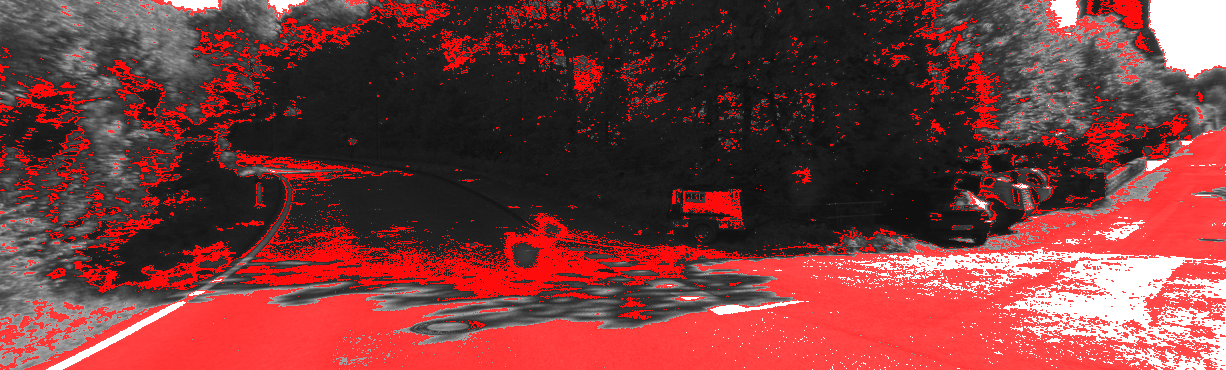
#> input picture results/bayes_road_09/overlay_000000.png, 1226 x 370 px; its folder holds 4 pictures in this run
$ jupyter execute --allow-errors 20231328.ipynb
#> lines starting #> are read from the running program, lines starting #| are printed output that depends on the picture
# 자율이동체시스템 중간고사 대체 과제

**학번:** 20231328
**이름:** 김수민
**사용 데이터:** KITTI Odometry Sequence 09

본 과제에서는 KITTI Odometry Sequence 09의 카메라 영상, calibration 파일, pose 파일을 이용하여 도로 영역 검출과 카메라 투영 과정을 확인하였다. 먼저 Bayesian 기반 도로 분류 코드를 Sequence 09의 grayscale 영상에 적용하여 도로 mask와 overlay 결과를 생성하였다. 이후 projection matrix의 의미를 정리하고, 실제 3D 점을 이미지 좌표로 투영하여 카메라 모델의 특성을 확인하였다. 또한 pose 데이터를 이용하여 차량 궤적을 시각화하고, Bayesian mask에서 얻은 선분 후보와 실패 구간을 분석하였다.

## 목차
0. Bayesian 기반 도로 영역 검출
1. Projection Matrix 해석
2. Projection Matrix를 이용한 3D → 2D 투영
3. Pose를 이용한 차량 궤적 시각화
4. Projection Matrix를 활용한 차선 해석
5. 실패 구간 분석

## 0. Bayesian 기반 도로 영역 검출

Bayesian 도로 분류 예제를 KITTI Sequence 09의 grayscale 영상(`image_0`)에 적용하였다. 도로 영역은 영상 하단에 주로 나타나므로, 소실점 기준의 사다리꼴 ROI를 설정하여 도로 후보 영역과 배경 영역을 나누었다. 각 영역의 밝기 히스토그램을 이용해 도로일 확률을 계산하였고, 프레임이 진행될 때 이전 프레임에서 얻은 밝기 분포도 일부 반영하였다.

이 과정에서 생성된 mask와 overlay 결과를 이후 문제의 선분 후보 확인과 실패 구간 분석에 함께 사용하였다.

[cell 1]
import os, math
from pathlib import Path
import numpy as np
import pandas as pd
import matplotlib
matplotlib.rcParams['font.family'] = 'Malgun Gothic'
matplotlib.rcParams['axes.unicode_minus'] = False
import matplotlib.pyplot as plt
import cv2
from PIL import Image

# 경로 설정
SEQ_ID     = "09"
DATA_ROOT  = Path(f"./dataset/sequences/{SEQ_ID}/image_0")
POSE_PATH  = Path(f"./dataset/poses/{SEQ_ID}.txt")
CALIB_PATH = Path(f"./dataset/sequences/{SEQ_ID}/calib.txt")
TIMES_PATH = Path(f"./dataset/sequences/{SEQ_ID}/times.txt")
OUT_DIR    = Path(f"./results/bayes_road_{SEQ_ID}")
OUT_DIR.mkdir(parents=True, exist_ok=True)

for name, p in [("image_0", DATA_ROOT), ("poses", POSE_PATH),
                ("calib", CALIB_PATH), ("times", TIMES_PATH)]:
    print(f"{name:10s}: {p} -> {p.exists()}")

frames = sorted(DATA_ROOT.glob('*.png'))
print(f"\n  총 {len(frames)}장 발견")

# Calibration
#> (the rest of this cell did not finish here and is left out)

### 소실점 기준 ROI 설정

도로는 영상에서 대체로 소실점 아래쪽으로 퍼지는 형태를 가지므로, 소실점을 기준으로 사다리꼴 모양의 ROI를 설정하였다. 이 영역을 도로 후보 영역으로 사용하고, 나머지 영역은 배경 히스토그램을 만들 때 사용하였다.

[cell 2]
# [13 lines left out: function get_trapezoid_mask, not called in this run]

#> (the rest of this cell did not finish here and is left out)

### Bayesian 분류기 실행

전체 프레임에 대해 도로/배경 밝기 히스토그램을 계산하고, 각 픽셀이 도로에 속할 가능성을 mask로 저장하였다.

[cell 3]
def accumulate_histogram(img, mask):
    pixels = img[mask > 0]
    return np.bincount(pixels.flatten(), minlength=256).astype(np.float64)

# [6 lines left out: function classify_frame, not called in this run]

#> (the rest of this cell did not finish here and is left out)

### 도로 검출 결과 확인

생성된 overlay 이미지 중 일부 프레임을 선택하여 원본 영상 위에 도로 mask가 어떻게 표시되는지 확인하였다.

[cell 4]
ov_files = sorted(OUT_DIR.glob('overlay_*.png'))
picks = [ov_files[i] for i in [0, len(ov_files)//3,
                                 2*len(ov_files)//3, -1]]
fig, axes = plt.subplots(2, 2, figsize=(13, 5))
for ax, p in zip(axes.flatten(), picks):
    ax.imshow(np.array(Image.open(p)))
    ax.set_title(p.name, fontsize=8)
    ax.axis('off')
plt.suptitle('Bayesian 도로 분류 결과 (빨강=도로로 분류된 영역)', fontsize=11)
plt.tight_layout()
plt.savefig(OUT_DIR/'overview_overlay.png', dpi=120, bbox_inches='tight')
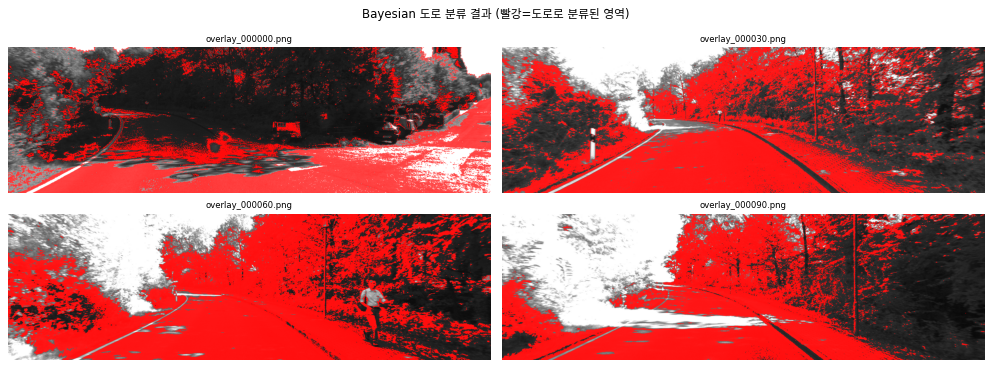
#> figure drawn by matplotlib, 4 panels
plt.show()

plt.figure(figsize=(12, 3))
#> (the rest of this cell did not finish here and is left out)
